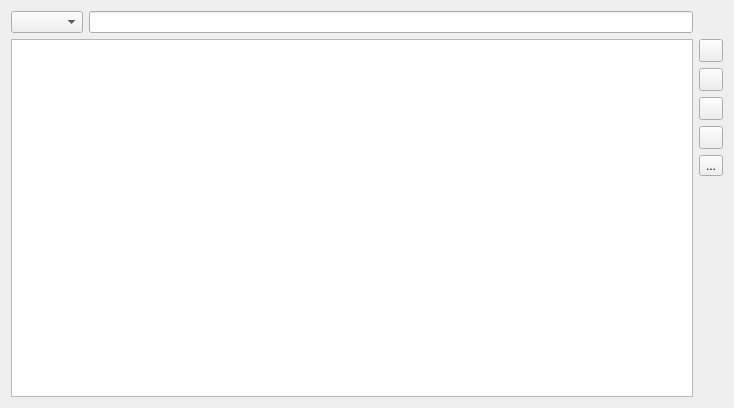
<?xml version="1.0" encoding="UTF-8"?>
<ui version="4.0">
 <class>ZViewClass</class>
 <widget class="QWidget" name="ZViewClass">
  <property name="geometry">
   <rect>
    <x>0</x>
    <y>0</y>
    <width>734</width>
    <height>408</height>
   </rect>
  </property>
  <property name="windowTitle">
   <string>ZView</string>
  </property>
  <property name="windowIcon">
   <iconset resource="../plan_fakt.qrc">
    <normaloff>:/images/table.png</normaloff>:/images/table.png</iconset>
  </property>
  <layout class="QGridLayout" name="gridLayout">
   <item row="1" column="0" rowspan="6" colspan="2">
    <widget class="QTableView" name="tbl">
     <property name="alternatingRowColors">
      <bool>true</bool>
     </property>
     <property name="selectionBehavior">
      <enum>QAbstractItemView::SelectRows</enum>
     </property>
     <property name="sortingEnabled">
      <bool>true</bool>
     </property>
     <attribute name="horizontalHeaderStretchLastSection">
      <bool>true</bool>
     </attribute>
     <attribute name="verticalHeaderDefaultSectionSize">
      <number>20</number>
     </attribute>
    </widget>
   </item>
   <item row="2" column="2">
    <widget class="QToolButton" name="cmdAdd">
     <property name="toolTip">
      <string>Добавить</string>
     </property>
     <property name="text">
      <string/>
     </property>
     <property name="icon">
      <iconset resource="../plan_fakt.qrc">
       <normaloff>:/images/add.png</normaloff>:/images/add.png</iconset>
     </property>
    </widget>
   </item>
   <item row="3" column="2">
    <widget class="QToolButton" name="cmdDel">
     <property name="toolTip">
      <string>Удалить</string>
     </property>
     <property name="text">
      <string/>
     </property>
     <property name="icon">
      <iconset resource="../plan_fakt.qrc">
       <normaloff>:/images/error.png</normaloff>:/images/error.png</iconset>
     </property>
    </widget>
   </item>
   <item row="6" column="2">
    <spacer name="verticalSpacer">
     <property name="orientation">
      <enum>Qt::Vertical</enum>
     </property>
     <property name="sizeHint" stdset="0">
      <size>
       <width>20</width>
       <height>163</height>
      </size>
     </property>
    </spacer>
   </item>
   <item row="4" column="2">
    <widget class="QToolButton" name="cmdEdit">
     <property name="toolTip">
      <string>Изменить</string>
     </property>
     <property name="text">
      <string/>
     </property>
     <property name="icon">
      <iconset resource="../plan_fakt.qrc">
       <normaloff>:/images/modify.png</normaloff>:/images/modify.png</iconset>
     </property>
    </widget>
   </item>
   <item row="0" column="1">
    <widget class="QLineEdit" name="txtFilter">
     <property name="text">
      <string/>
     </property>
    </widget>
   </item>
   <item row="0" column="0">
    <widget class="QComboBox" name="cboFilter"/>
   </item>
   <item row="5" column="2">
    <widget class="QToolButton" name="cmdPrint">
     <property name="toolTip">
      <string>Распечатать</string>
     </property>
     <property name="text">
      <string>...</string>
     </property>
     <property name="icon">
      <iconset resource="../plan_fakt.qrc">
       <normaloff>:/images/print.png</normaloff>:/images/print.png</iconset>
     </property>
    </widget>
   </item>
   <item row="1" column="2">
    <widget class="QToolButton" name="cmdReload">
     <property name="toolTip">
      <string>Обновить</string>
     </property>
     <property name="statusTip">
      <string>Обновить</string>
     </property>
     <property name="whatsThis">
      <string>Обновить</string>
     </property>
     <property name="text">
      <string/>
     </property>
     <property name="icon">
      <iconset resource="../plan_fakt.qrc">
       <normaloff>:/images/update.png</normaloff>:/images/update.png</iconset>
     </property>
    </widget>
   </item>
  </layout>
 </widget>
 <layoutdefault spacing="6" margin="11"/>
 <resources>
  <include location="../plan_fakt.qrc"/>
 </resources>
 <connections/>
</ui>
